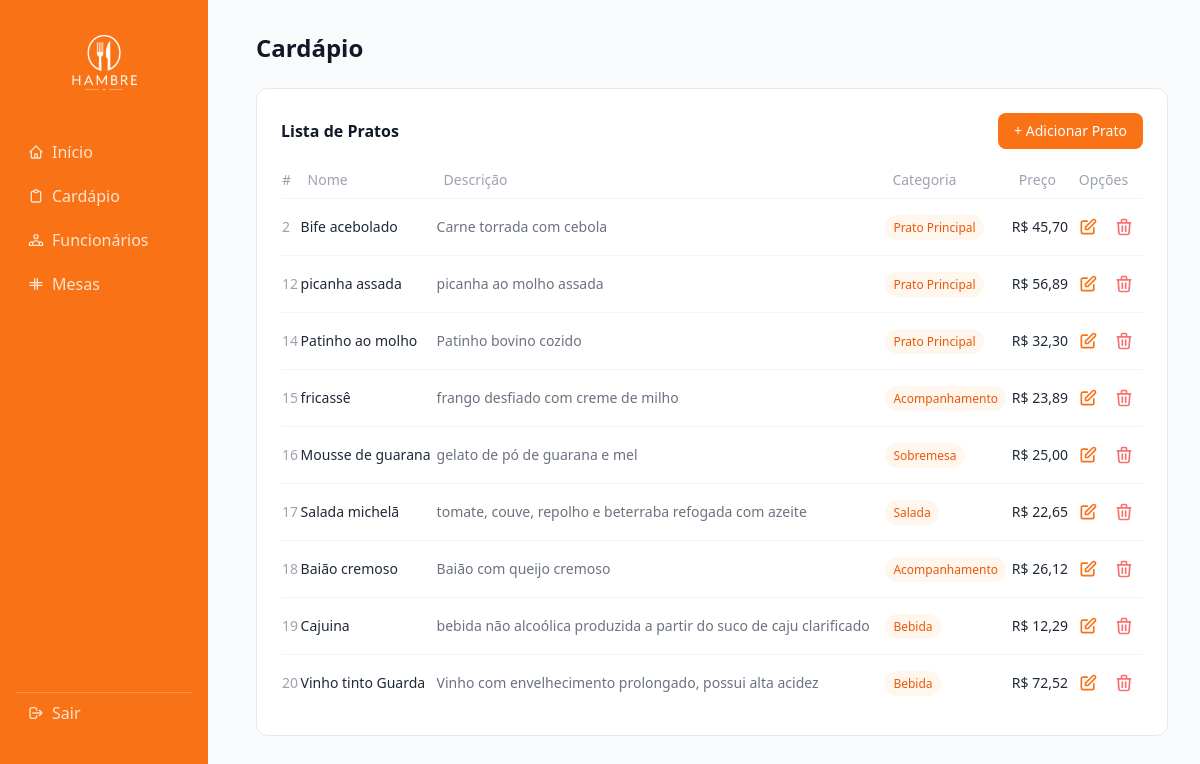
Before: /cardapio/index.php (signed in) with the older database file.
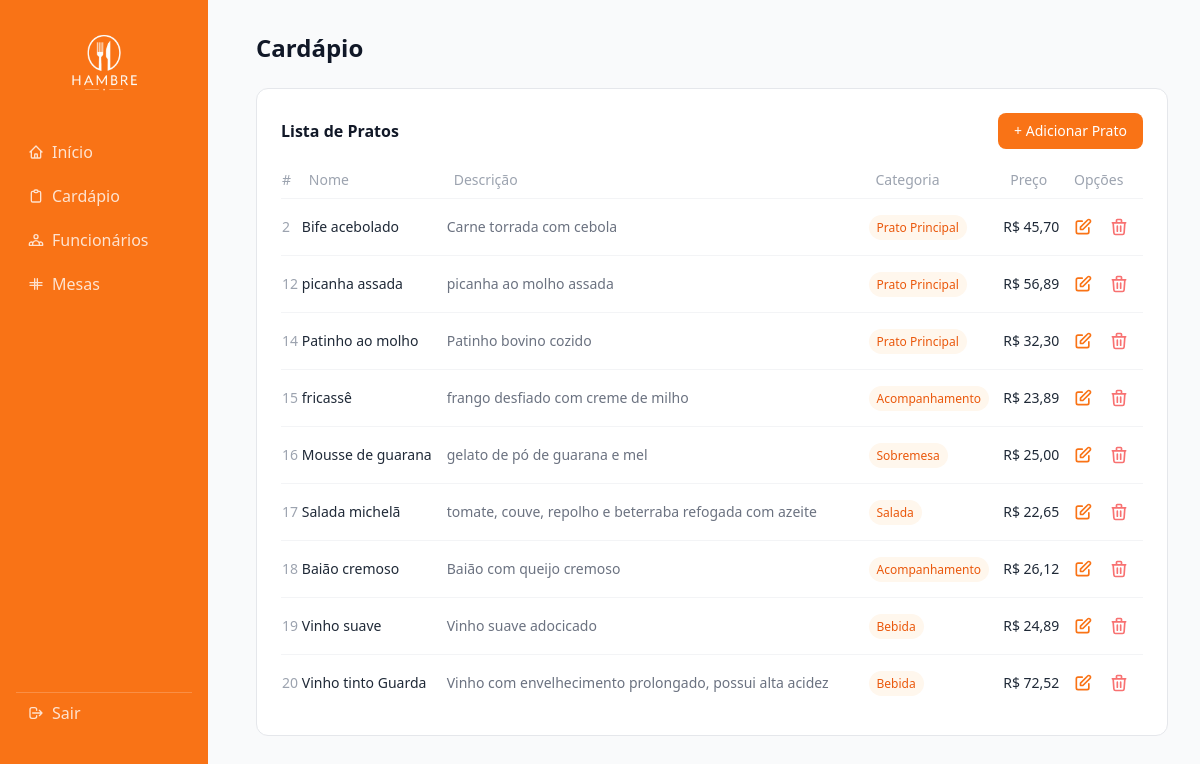
After: the same page with the newer database file.
### tables this page shows
CREATE TABLE `cardapio` (
  `id` int NOT NULL,
  `nome` varchar(100) DEFAULT NULL,
  `descricao` text,
  `categoria` varchar(100) NOT NULL,
  `preco` decimal(10,2) DEFAULT NULL
);

### cardapio/funcoes.php (called while the page is built, shortened)
<?php
function listarPratos($con) {
    $stmt = $con->query("SELECT * FROM cardapio");
    return $stmt->fetchAll(PDO::FETCH_OBJ);
}
?>

### cardapio/index.php (the view, shortened to what this page needs)
<?php include '../sidebar.php'; ?>
<h1 class="text-2xl font-bold text-gray-900 mb-6">Cardápio</h1>
<div class="bg-white rounded-xl border border-gray-200 p-6">
    <div class="flex justify-between items-center mb-5">
        <h2 class="text-base font-semibold text-gray-900">Lista de Pratos</h2>
        <a href="inserir.php" class="bg-orange-500 hover:bg-orange-600 text-white text-sm px-4 py-2 rounded-lg transition">+ Adicionar Prato</a>
    </div>
    <table class="w-full text-sm">
        <thead>
            <tr class="text-left text-gray-400 border-b border-gray-100">
                <th class="pb-2 font-medium">#</th>
                <th class="pb-2 px-2 font-medium">Nome</th>
                <th class="pb-2 px-2 font-medium">Descrição</th>
                <th class="pb-2 px-2 font-medium">Categoria</th>
                <th class="pb-2 px-2 font-medium">Preço</th>
                <th class="pb-2 px-2 font-medium">Opções</th>
            </tr>
        </thead>
        <tbody class="divide-y divide-gray-100">
            <?php
            require_once 'funcoes.php';
            $pratos = listarPratos($con);
            foreach ($pratos as $prato): ?>
                <tr>
                    <td class="py-3 text-gray-400"><?= $prato->id ?></td>
                    <td class="py-3 text-gray-800 font-medium"><?= htmlspecialchars($prato->nome) ?></td>
                    <td class="py-3 text-gray-500"><?= htmlspecialchars($prato->descricao) ?></td>
                    <td class="py-3">
                        <span class="bg-orange-50 text-orange-600 text-xs px-2 py-1 rounded-full"><?= htmlspecialchars($prato->categoria) ?></span>
                    </td>
                    <td class="py-3 text-gray-800 font-medium">R$ <?= number_format($prato->preco, 2, ',', '.') ?></td>
                    <td class="py-3">
                        <div class="flex gap-1">
                            <a href="editar.php?id=<?= $prato->id ?>" class="text-orange-500 hover:bg-orange-50 p-1.5 rounded-lg transition">
                                <svg xmlns="http://www.w3.org/2000/svg" class="w-5 h-5" fill="none" viewBox="0 0 24 24" stroke="currentColor" stroke-width="2">
                                    <path stroke-linecap="round" stroke-linejoin="round" d="M11 5H6a2 2 0 00-2 2v11a2 2 0 002 2h11a2 2 0 002-2v-5m-1.414-9.414a2 2 0 112.828 2.828L11.828 15H9v-2.828l8.586-8.586z" />
                                </svg>
                            </a>
                            <a href="excluir.php?id=<?= $prato->id ?>" class="text-red-400 hover:bg-red-50 p-1.5 rounded-lg transition" onclick="return confirm('Excluir este prato?')">
                                <svg xmlns="http://www.w3.org/2000/svg" class="w-5 h-5" fill="none" viewBox="0 0 24 24" stroke="currentColor" stroke-width="2">
                                    <path stroke-linecap="round" stroke-linejoin="round" d="M19 7l-.867 12.142A2 2 0 0116.138 21H7.862a2 2 0 01-1.995-1.858L5 7m5 4v6m4-6v6m1-10V4a1 1 0 00-1-1h-4a1 1 0 00-1 1v3M4 7h16" />
                                </svg>
                            </a>
                        </div>
                    </td>
                </tr>
            <?php endforeach; ?>
        </tbody>
    </table>
</div>
</main>
</body>
</html>

Changed rows visible on the page:
changed cardapio id 19: nome "Cajuina" → "Vinho suave"; descricao "bebida não alcoólica produzida a partir do suco de caju clarificado" → "Vinho suave adocicado"; preco "12,29" → "24,89"
